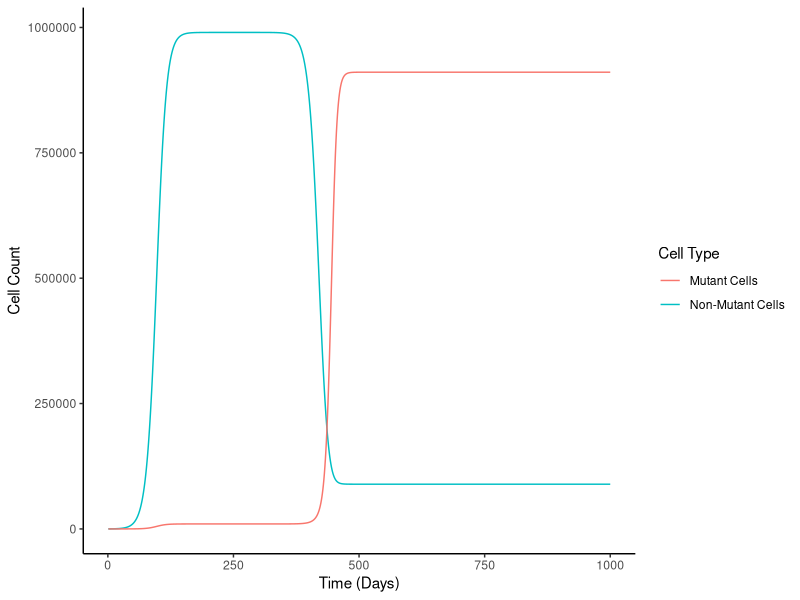

Reproduce this figure in R.
##Homework 11
##Use two equations to create a dynamic model on population growth
##Equations being used:
#   - N[t+1] = N[t] + rN*N[t]*(1-(N[t]+M[t])/K)
#   - M[t+1] = M[t] + rM*M[t]*(1-(N[t]+M[t])/K)
# N is the non-mutant cell population while M is the mutant cell population
#Make this a two column matrix instead of just a vector so that we can store this

##Step 1: call in ggplot2
library(ggplot2)

##Step 2: Set up the constant variables
timepts = 1000 #in days
#Normal rates of growth
rN = 0.1
rM = 0.1
#Rate of growth after medicine has been introduced
rNm = -0.1
rMm = rM/0.5
#Carrying capacity
K = 1000000
  
##Step 3: Set up empty vectors to contain the changing cell concentrations
N <- numeric(length=length(1:timepts))
M <- numeric(length=length(1:timepts))

##Step 4: Set the initial values of non-mutant (N) and mutant (M) cells
N[1] <- 100
M[1] <- 1

##Step 5: Set up the for loop to fill in the cancerCells matrix
for (i in 2:length(1:timepts)){
  if (i>=250){
    #These include the rates at which the cells grow in the presence of medicine
    #I chose 250, because by this point the graph had reached equilibrium
    N[i] = N[i-1] + rNm*N[i-1]*(1-(N[i-1]+M[i-1])/K)
    M[i] = M[i-1] + rMm*M[i-1]*(1-(M[i-1]+N[i-1])/K)
  }else{
    N[i] = N[i-1] + rN*N[i-1]*(1-(N[i-1]+M[i-1])/K)
    M[i] = M[i-1] + rM*M[i-1]*(1-(M[i-1]+N[i-1])/K)
  }
}

##Step 6: Create a data frame with this info so that it may be plotted
cancerCells <- data.frame(timesteps=1:timepts, Nval=N, Mval=M)

##Step 7: Plot the data in a line graph
#The cells reach equilibrium before 250 timesteps
ggplot(data=cancerCells, aes(x=timesteps))+
  geom_line(aes(y=Nval, color = "Non-Mutant Cells"))+
  geom_line(aes(y=Mval, color = "Mutant Cells"))+
  labs(color="Cell Type", x="Time (Days)", y="Cell Count")+
  theme_classic()